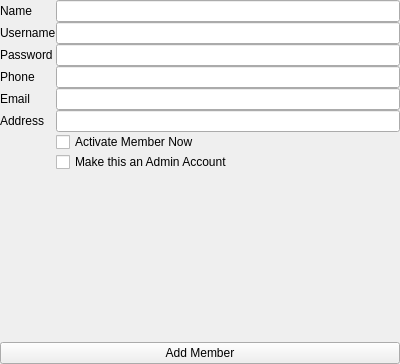
<?xml version="1.0" encoding="UTF-8"?>
<ui version="4.0">
 <class>AddMemberView</class>
 <widget class="QWidget" name="AddMemberView">
  <property name="geometry">
   <rect>
    <x>0</x>
    <y>0</y>
    <width>400</width>
    <height>364</height>
   </rect>
  </property>
  <property name="windowTitle">
   <string>Form</string>
  </property>
  <layout class="QVBoxLayout" name="verticalLayout_2">
   <property name="leftMargin">
    <number>0</number>
   </property>
   <property name="topMargin">
    <number>0</number>
   </property>
   <property name="rightMargin">
    <number>0</number>
   </property>
   <property name="bottomMargin">
    <number>0</number>
   </property>
   <item>
    <layout class="QVBoxLayout" name="viewBackground" stretch="2">
     <property name="spacing">
      <number>0</number>
     </property>
     <item>
      <layout class="QVBoxLayout" name="memberInfoLayout" stretch="1,0,0">
       <item>
        <layout class="QGridLayout" name="inputsLayout">
         <item row="2" column="1">
          <widget class="QLineEdit" name="passwordLineEdit"/>
         </item>
         <item row="4" column="0">
          <widget class="QLabel" name="emailLabel">
           <property name="text">
            <string>Email</string>
           </property>
          </widget>
         </item>
         <item row="2" column="0">
          <widget class="QLabel" name="passwordLabel">
           <property name="text">
            <string>Password</string>
           </property>
          </widget>
         </item>
         <item row="7" column="1">
          <widget class="QCheckBox" name="adminCheckBox">
           <property name="text">
            <string>Make this an Admin Account</string>
           </property>
          </widget>
         </item>
         <item row="4" column="1">
          <widget class="QLineEdit" name="emailLineEdit"/>
         </item>
         <item row="0" column="0">
          <widget class="QLabel" name="nameLabel">
           <property name="text">
            <string>Name</string>
           </property>
          </widget>
         </item>
         <item row="0" column="1">
          <widget class="QLineEdit" name="nameLineEdit"/>
         </item>
         <item row="5" column="0">
          <widget class="QLabel" name="addressLabel">
           <property name="text">
            <string>Address</string>
           </property>
          </widget>
         </item>
         <item row="3" column="1">
          <widget class="QLineEdit" name="phoneLineEdit"/>
         </item>
         <item row="1" column="0">
          <widget class="QLabel" name="usernameLabel">
           <property name="text">
            <string>Username</string>
           </property>
          </widget>
         </item>
         <item row="1" column="1">
          <widget class="QLineEdit" name="usernameLineEdit"/>
         </item>
         <item row="3" column="0">
          <widget class="QLabel" name="phoneLabel">
           <property name="text">
            <string>Phone</string>
           </property>
          </widget>
         </item>
         <item row="5" column="1">
          <widget class="QLineEdit" name="addressLineEdit"/>
         </item>
         <item row="6" column="1">
          <widget class="QCheckBox" name="activeCheckBox">
           <property name="text">
            <string>Activate Member Now</string>
           </property>
          </widget>
         </item>
        </layout>
       </item>
       <item>
        <widget class="QLabel" name="errorOutputLabel">
         <property name="text">
          <string/>
         </property>
         <property name="alignment">
          <set>Qt::AlignmentFlag::AlignCenter</set>
         </property>
        </widget>
       </item>
       <item>
        <layout class="QHBoxLayout" name="buttonLayout">
         <item>
          <widget class="QPushButton" name="saveButton">
           <property name="text">
            <string>Add Member</string>
           </property>
          </widget>
         </item>
        </layout>
       </item>
      </layout>
     </item>
    </layout>
   </item>
  </layout>
 </widget>
 <resources/>
 <connections/>
</ui>
